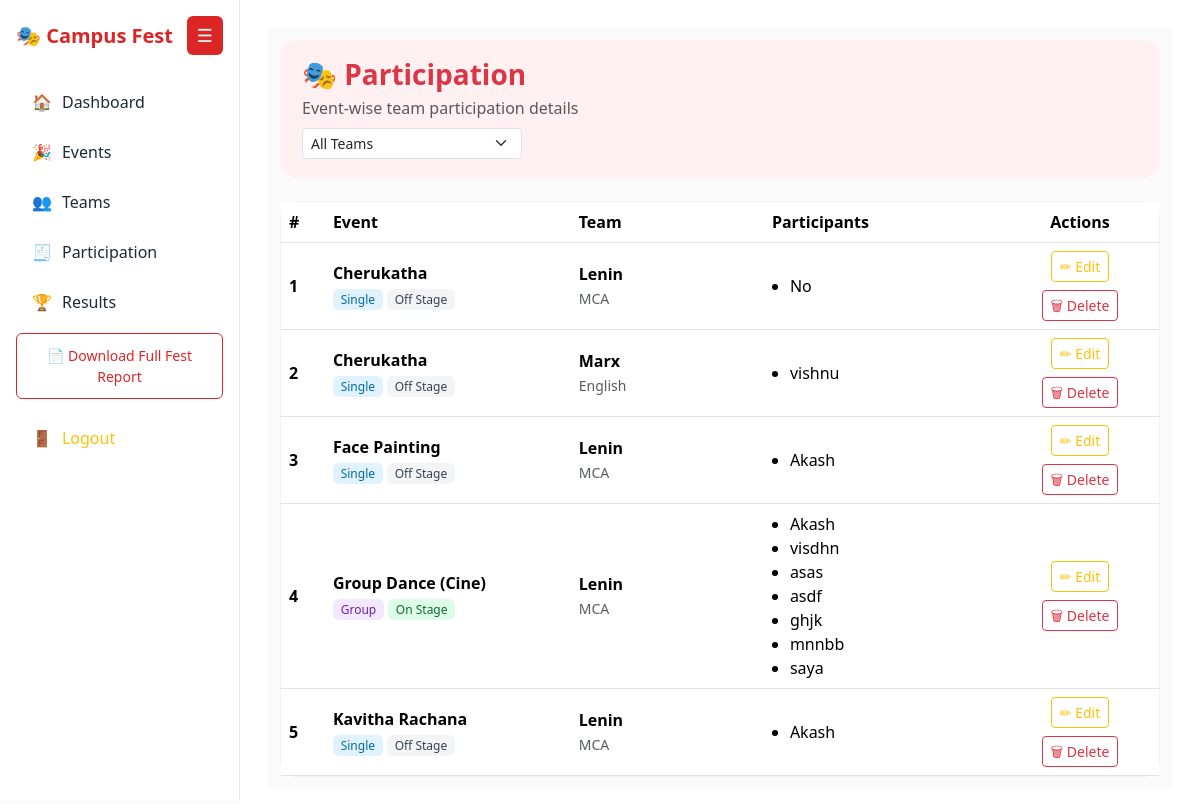
Page /ad/participations/ (signed in) on the earlier database version.
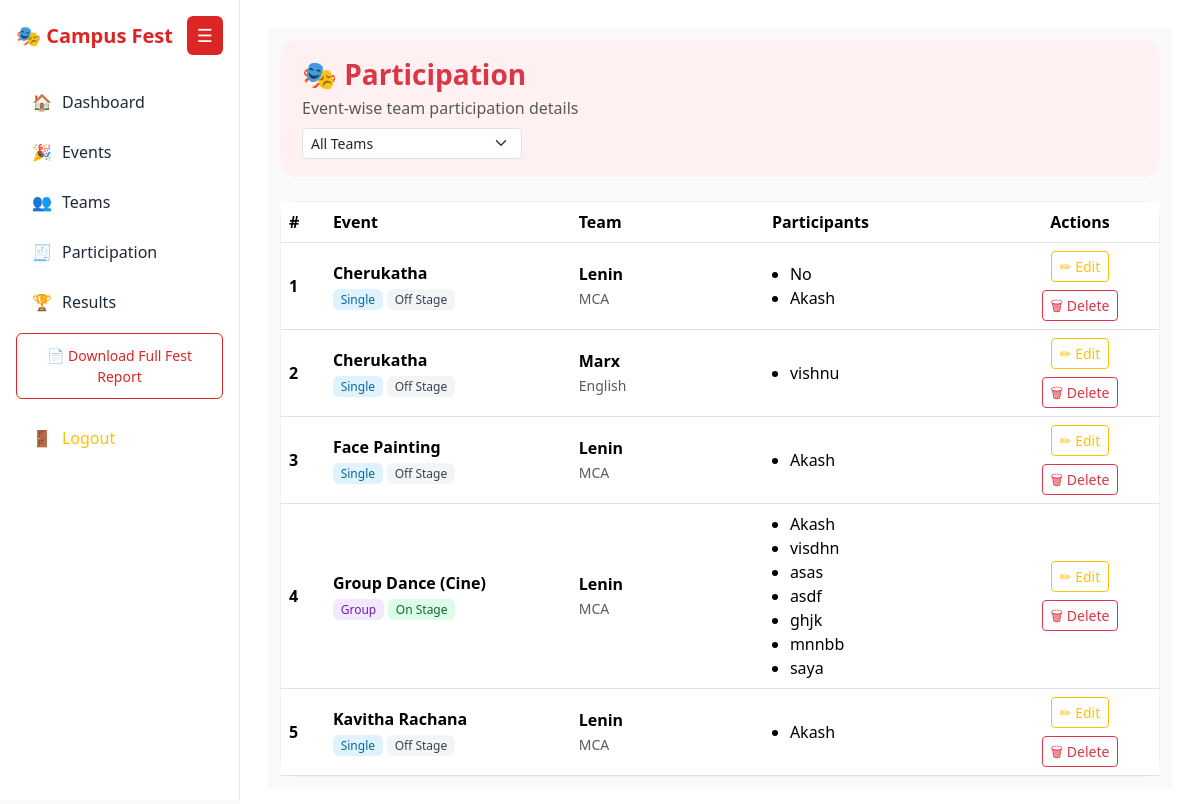
Same page on the later database version.
### app/models.py (models this page shows, shortened)
class Participation(models.Model):
    event = models.ForeignKey(
        Event,
        on_delete=models.CASCADE,
        related_name='participations'
    )
    team = models.ForeignKey(
        Team,
        on_delete=models.CASCADE,
        related_name='participations'
    )
    participant_name = models.CharField(max_length=150)
    class Meta:
        unique_together = ('event', 'team', 'participant_name')

### app/views.py (the view)
# urls.py: path('ad/participations/', views.participation_list, name='participation_list'),
@login_required
def participation_list(request):
    team_id = request.GET.get('team')
    participations = Participation.objects.select_related(
        'event', 'team'
    ).order_by('event__name', 'team__team_name')
    if team_id:
        participations = participations.filter(team_id=team_id)
    grouped = defaultdict(list)
    for p in participations:
        key = (p.event, p.team)
        grouped[key].append(p.participant_name)
    grouped_data = [
        {
            'event': event,
            'team': team,
            'participants': names
        }
        for (event, team), names in grouped.items()
    ]
    teams = Team.objects.all().order_by('team_name')
    return render(
        request,
        'participation_list.html',
        {
            'grouped_data': grouped_data,
            'teams': teams,
            'selected_team': team_id,
        }
    )

### app/templates/participation_list.html (shortened to what this page needs)
{% extends "base.html" %}
{% block content %}
<div class="container-fluid participation-wrap">
    <div class="participation-header mb-4">
        <h3 class="fw-semibold text-danger mb-1">🎭 Participation</h3>
        <p class="text-muted mb-2">Event-wise team participation details</p>
        <form method="get" class="d-flex gap-2 flex-wrap">
            <select name="team"
                    class="form-select form-select-sm"
                    onchange="this.form.submit()"
                    style="max-width:220px">
                <option value="">All Teams</option>
            </select>
        </form>
    </div>
    <div class="card participation-card d-none d-md-block">
        <div class="table-responsive">
            <table class="table table-hover align-middle mb-0">
                <thead class="participation-thead">
                    <tr>
                        <th style="width:5%">#</th>
                        <th style="width:28%">Event</th>
                        <th style="width:22%">Team</th>
                        <th>Participants</th>
                        <th style="width:18%" class="text-center">Actions</th>
                    </tr>
                </thead>
                <tbody>
                {% for row in grouped_data %}
                    <tr>
                        <td class="fw-semibold">{{ forloop.counter }}</td>
                        <td>
                            <div class="fw-semibold">{{ row.event.name }}</div>
                            <div class="mt-1 d-flex gap-1 flex-wrap">
                                {% if row.event.event_type == 'SINGLE' %}
                                    <span class="badge badge-soft-blue">Single</span>
                                {% else %}
                                    <span class="badge badge-soft-purple">Group</span>
                                {% endif %}
                                {% if row.event.stage_type == 'ON_STAGE' %}
                                    <span class="badge badge-soft-green">On Stage</span>
                                {% else %}
                                    <span class="badge badge-soft-gray">Off Stage</span>
                                {% endif %}
                            </div>
                        </td>
                        <td>
                            <div class="fw-semibold">{{ row.team.team_name }}</div>
                            <small class="text-muted">{{ row.team.department }}</small>
                        </td>
                        <td>
                            <ul class="participant-list mb-0">
                                {% for name in row.participants %}
                                    <li>{{ name }}</li>
                                {% endfor %}
                            </ul>
                        </td>
                        <td class="text-center">
                            <div class="d-flex justify-content-center gap-2 flex-wrap">
                                <a href="{% url 'participation_edit' row.event.id row.team.id %}"
                                   class="btn btn-sm btn-outline-warning">
                                    ✏ Edit
                                </a>
                                <a href="{% url 'participation_delete' row.event.id row.team.id %}"
                                   class="btn btn-sm btn-outline-danger"
                                   onclick="return confirm('Delete all participants for this team in this event?');">
                                    🗑 Delete
                                </a>
                            </div>
                        </td>
                    </tr>
                {% empty %}
                    <tr>
                        <td colspan="5" class="text-center text-muted py-4">
                            No participation records found
                        </td>
                    </tr>
                {% endfor %}
                </tbody>
            </table>
        </div>
    </div>
</div>
{% endblock %}

Differences in the rows shown:
added Participation: participants "Akash"
